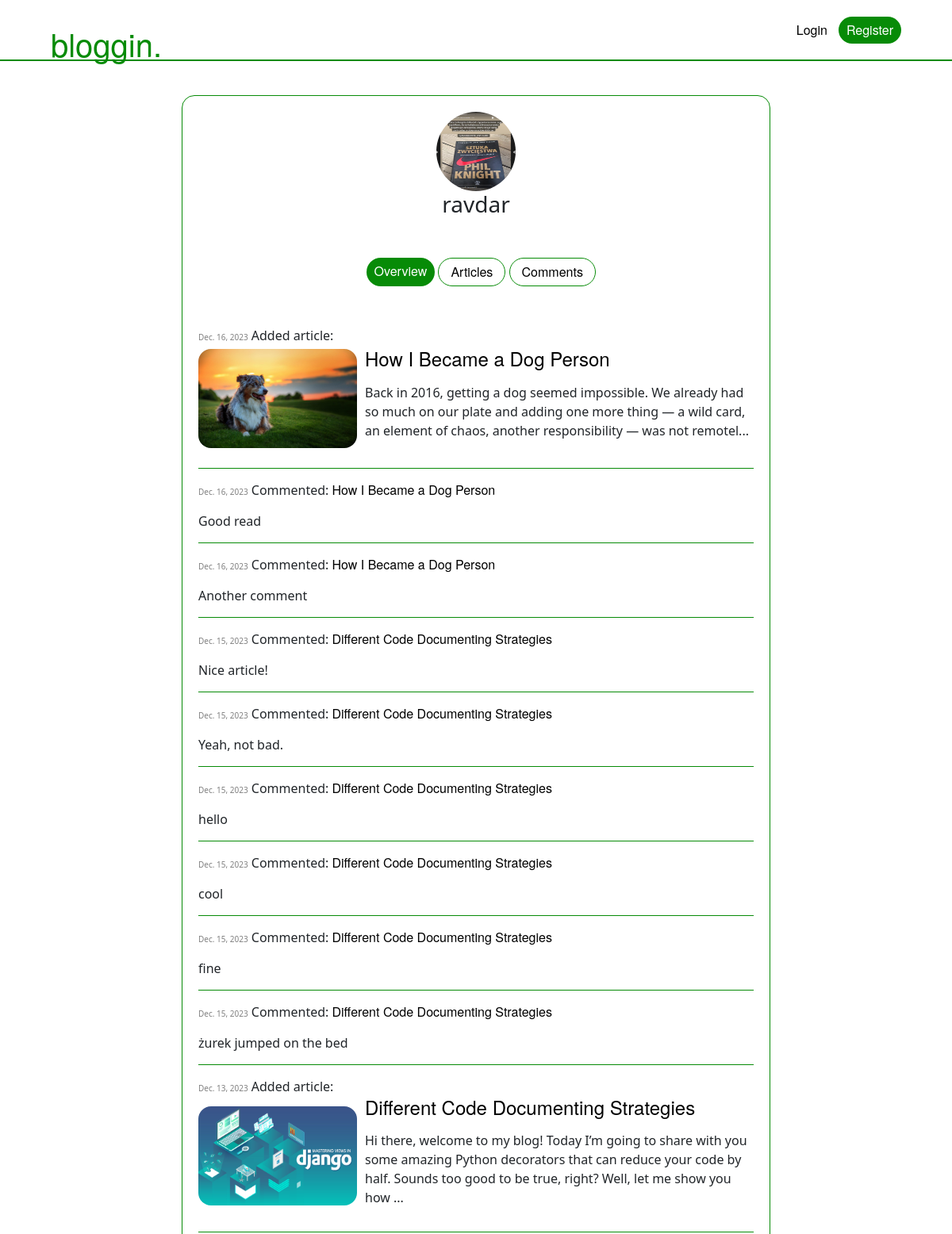
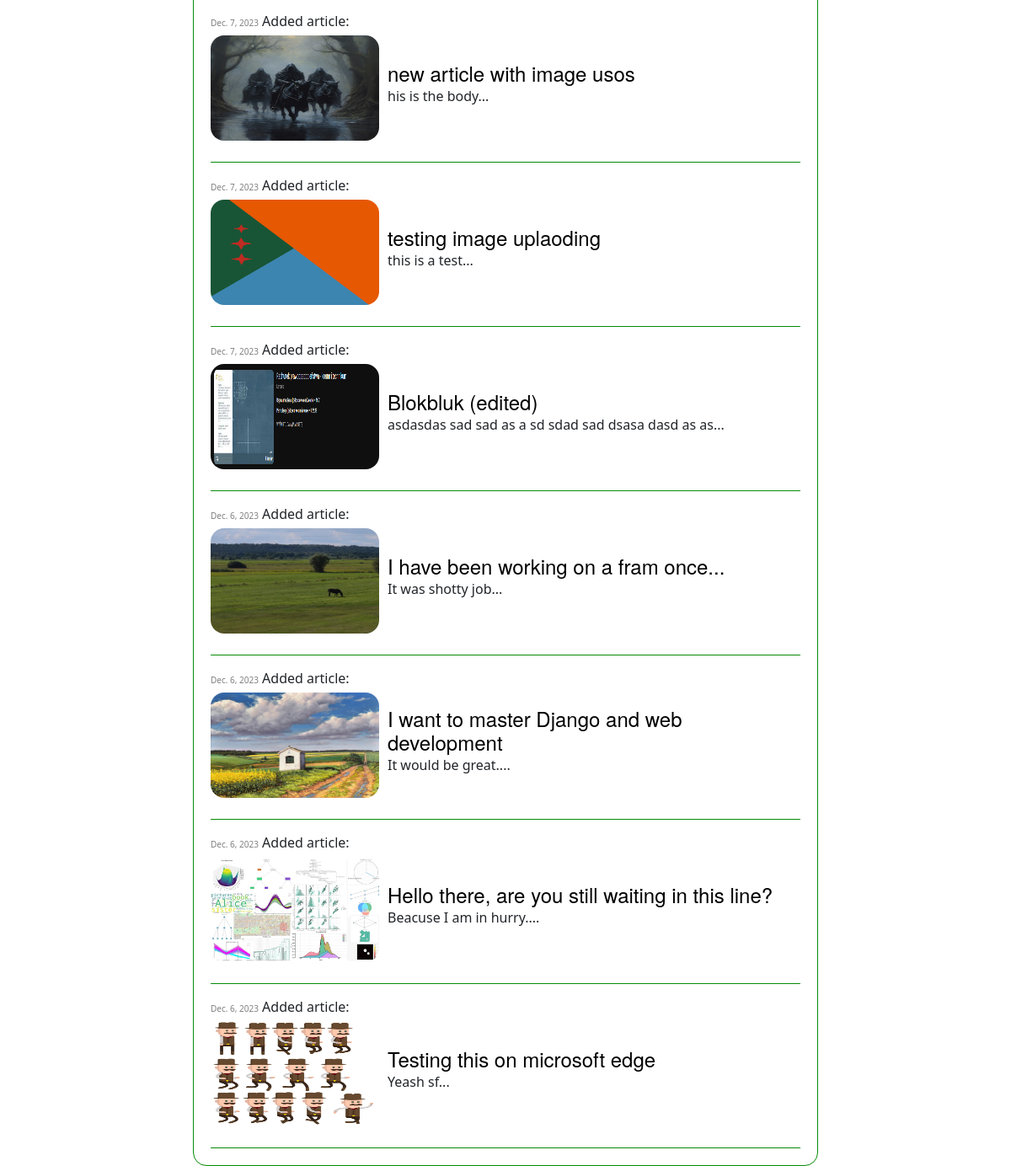
The app's page /users/ravdar/ with its own data (2 pictures, top to bottom).
### users/models.py (models this page shows, shortened)
class Profile(models.Model):
    user = models.OneToOneField(User, on_delete=models.CASCADE)
    profile_picture = models.ImageField(null=True, blank=True, default="images/default_pp.jpg", upload_to="images/")

### mainapp/models.py (models this page shows, shortened)
class Article(models.Model):
    owner = models.ForeignKey(User, on_delete=models.CASCADE)
    title = models.CharField(max_length=200)
    body = RichTextField(blank=True, null=True)
    publication_date = models.DateField()
    last_edit_date = models.DateField(null=True, blank=True)
    image = models.ImageField(null=True, blank=True, upload_to="images/")
    url = models.CharField(max_length=200, default='doesnotwork')
    model_name = 'article'
    upvotes = models.IntegerField(default=0)
    downvotes = models.IntegerField(default=0)
    total_votes = models.IntegerField(default=0)

class Comment(models.Model):
    owner = models.ForeignKey(User, on_delete=models.CASCADE)
    article = models.ForeignKey(Article, on_delete=models.CASCADE)
    text = models.TextField()
    publication_date = models.DateField()
    last_edit_date = models.DateField(null=True, blank=True)
    model_name = 'comment'
    def __str__(self):
        return self.text

### mainapp/views.py (the view)
# urls.py: path("users/<str:user_username>/", views.user_profile, name="user_profile"),]
def user_profile(request, user_username):
    user = get_object_or_404(User, username = user_username)
    activities = []
    articles = Article.objects.filter(owner=user)
    comments = Comment.objects.filter(owner=user)
    for item in articles:
        activities.append(item)
    for item in comments:
        activities.append(item)
    activities.sort(key=lambda activity: activity.publication_date, reverse=True)
    return render(request, "mainapp/user_profile.html", {"user":user, "articles":articles, "comments":comments, "activities":activities})

### mainapp/templates/mainapp/user_profile.html (shortened to what this page needs)
{% extends "mainapp/base.html" %}
{% block content %}
<div class="main-div">
    <div class="grbb">
        <div class="profile-content">
            <div class="nav-div-3-1">
                <img src="{{ user.profile.profile_picture.url }}" class="profile-view-picture">
                <h3>{{user.username}}</h3>
            </div>
            <div class="ovac">
                <a class="nav-button" href="{% url 'mainapp:user_profile' user.username %}">Overview</a>
                <a class="topic-button" href="{% url 'mainapp:user_profile' user.username %}">Articles</a>
                <a class="topic-button" href="{% url 'mainapp:user_profile' user.username %}">Comments</a>
            </div>
            {% block user_profile_content %}
            {% for activity in activities %}
            <div class="activity-class">
                {% if activity.model_name == "article" %}
                <div class="article-activity">
                    <div>
                        <span style="font-size:10px; color: grey;">{{activity.publication_date}}</span>
                        <span>Added article:</span>
                    </div>
                    <div class="test">
                        <a href="{% url 'mainapp:read_article_view' activity.url %}"><img src="{{ activity.image.url }}"
                                class="article-image-profile"></a>
                        <div>
                            <h4 class="article-titles"><a
                                    href="{% url 'mainapp:read_article_view' activity.url %}">{{activity.title}}</a>
                            </h4>
                            <p>{{ activity.body|slice:":200"|safe }}...</p>
                        </div>
                    </div>
                </div>
                {% else %}
                <div class="comment-activity">
                    <div style="margin-bottom: 15px;">
                        <span style="font-size:10px; color: grey;">{{activity.publication_date}}</span>
                        <span>Commented: <a href="{% url 'mainapp:read_article_view' activity.article.url %}">
                                <span>{{activity.article.title}}</span></a></span>
                    </div>
                    {{activity}}
                </div>
                {% endif %}
            </div>
            {% endfor %}
            {% endblock user_profile_content %}
        </div>
    </div>
</div>
{% endblock content %}

### mainapp/static/styles.css (style rules this page uses)
a { color: black; text-decoration: none; font-family: sohne, "Helvetica Neue", Helvetica, Arial, sans-serif; transition: border-color 0.1s ease; }
.main-div { display: flex; justify-content: center; }
.nav-div-3-1 { display: block; box-sizing: inherit; justify-content: center; align-items: center; text-align: center; }
.article-image-profile { width: 200px; height: 125px; border-radius: 1em; margin-bottom: 10px; margin-right: 10px; margin-top: 5px; }
.nav-button { display: inline-block; background-color: rgb(7, 139, 7); padding: 5px 10px; color: #ffffff; text-decoration: none; border-radius: 99em; border: none; }
.topic-button { display: inline-block; background-color: white; padding: 5px 15px; color: black; border-radius: 99em; border: 1px solid rgb(7, 139, 7); transition: border-color 0.3s ease; }
.article-titles { margin: 0 0 0 0; }
.ovac { margin-top: 50px; margin-bottom: 50px; justify-content: center; display: flex; }
.profile-view-picture { border-radius: 50%; height: 100px; width: 100px; }
.grbb { border: 1px solid rgb(7, 139, 7); border-radius: 1em; height: fit-content; margin-top: 120px; padding: 20px }
.profile-content { width: 700px; }
.activity-class { border-bottom: 1px solid rgb(7, 139, 7); margin-top: 15px; padding-bottom: 15px; }
.article-activity { display: flex; flex-direction: column; }
.comment-activity { display: flex; flex-direction: column; }
.test { display: flex; align-items: center; }

### records on screen
Article: publication_date "Dec. 16, 2023", image (picture), title "How I Became a Dog Person", body "Back in 2016, getting a dog seemed impossible. We already had so much on our plate and adding one more thing — a wild card, an element of chaos, another responsibility — was not remotel"
Comment: publication_date "Dec. 16, 2023", article "How I Became a Dog Person", text "Good read"
Comment: publication_date "Dec. 16, 2023", article "How I Became a Dog Person", text "Another comment"
Comment: publication_date "Dec. 15, 2023", article "Different Code Documenting Strategies", text "Nice article!"
Comment: publication_date "Dec. 15, 2023", article "Different Code Documenting Strategies", text "Yeah, not bad."
Comment: publication_date "Dec. 15, 2023", article "Different Code Documenting Strategies", text "hello"
Comment: publication_date "Dec. 15, 2023", article "Different Code Documenting Strategies", text "cool"
Comment: publication_date "Dec. 15, 2023", article "Different Code Documenting Strategies", text "fine"
Comment: publication_date "Dec. 15, 2023", article "Different Code Documenting Strategies", text "żurek jumped on the bed"
Article: publication_date "Dec. 13, 2023", image (picture), title "Different Code Documenting Strategies", body "Hi there, welcome to my blog! Today I’m going to share with you some amazing Python decorators that can reduce your code by half. Sounds too good to be true, right? Well, let me show you how"
Article: publication_date "Dec. 7, 2023", image (picture), title "new article with image usos", body "his is the body"
Article: publication_date "Dec. 7, 2023", image (picture), title "testing image uplaoding", body "this is a test"
Article: publication_date "Dec. 7, 2023", image (picture), title "Blokbluk (edited)", body "asdasdas sad sad as a sd sdad sad dsasa dasd as as"
Article: publication_date "Dec. 6, 2023", image (picture), title "I have been working on a fram once...", body "It was shotty job"
Article: publication_date "Dec. 6, 2023", image (picture), title "I want to master Django and web development", body "It would be great."
Article: publication_date "Dec. 6, 2023", image (picture), title "Hello there, are you still waiting in this line?", body "Beacuse I am in hurry."
Article: publication_date "Dec. 6, 2023", image (picture), title "Testing this on microsoft edge", body "Yeash sf"

### other values on screen
{{ user.username }} "ravdar"
